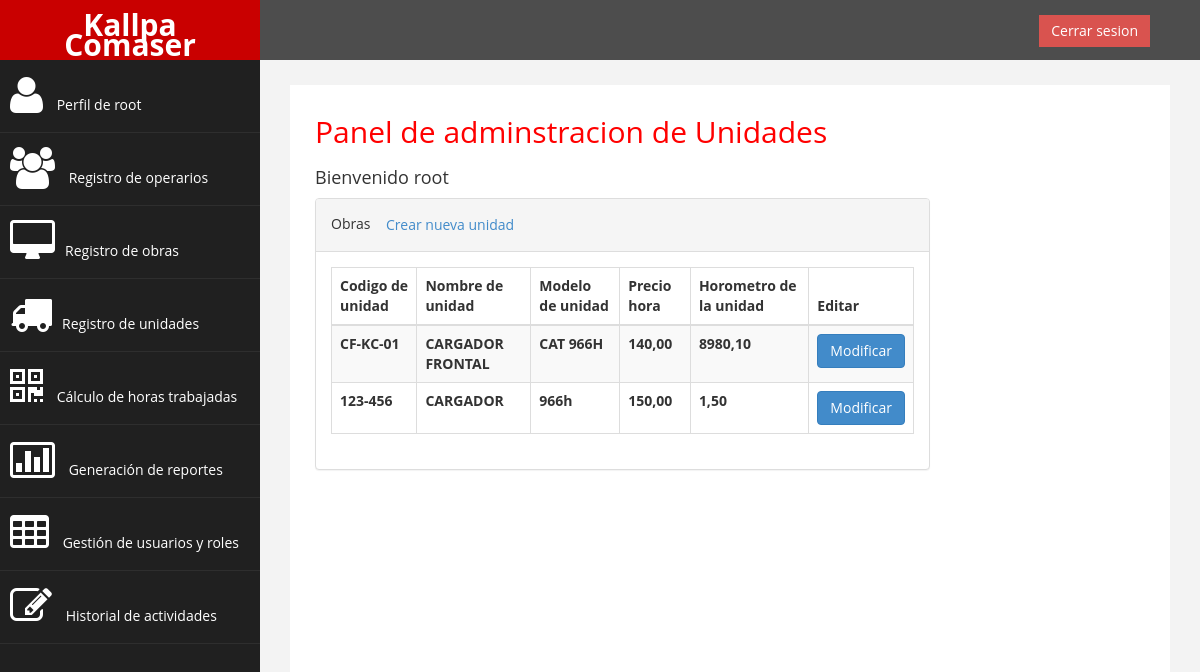
Screenshot of /listar_unidades/ (signed in) with the database file from the repository.
### sistemaLogeo/models.py (models this page shows, shortened)
class UNIDAD(models.Model):
    CodUni = models.CharField(max_length=60, primary_key=True)
    NomUni = models.CharField(max_length=60)
    ModUni = models.CharField(max_length=60)
    PreHor = models.DecimalField(max_digits=10, decimal_places=2)
    HorUni = models.DecimalField(max_digits=10, decimal_places=2)

### sistemaLogeo/views.py (the view)
# urls.py: path('listar_unidades/', listar_unidades, name='listar_unidades'),
@login_required
@user_passes_test(permisoElevados, login_url='/')
def listar_unidades(request):
    unidades = UNIDAD.objects.all()
    return render(request, 'unidades/listar_unidades.html', {'unidades': unidades})

### sistemaLogeo/views.py (called while the page is built)
def permisoElevados(user):
    return user.is_staff or user.is_superuser

### sistemaLogeo/templates/unidades/listar_unidades.html (shortened to what this page needs)
{% extends "base.html" %}
{% block content %}
<div class="col-md-12">
    <h2>Panel de adminstracion de Unidades</h2>
    <h4>Bienvenido {{ user.username }} </h4>
</div>
<div class="col-md-9 col-sm-12 col-xs-12">
    <div class="panel panel-default">
        <div class="panel-heading">
            Obras
            <a href="{% url 'crear_unidad'%}" class="btn square-btn-adjust">Crear nueva unidad</a>
        </div>
        <div class="panel-body">
            <div class="table-responsive">
                <table class="table table-striped table-bordered table-hover">
                    <thead>
                        <tr>
                            <th>Codigo de unidad</th>
                            <th>Nombre de unidad</th>
                            <th>Modelo de unidad</th>
                            <th>Precio hora</th>
                            <th>Horometro de la unidad</th>
                            <th>Editar</th>
                        </tr>
                    </thead>
                    <tbody>
                        {% for unidad in unidades %}
                        <tr>
                            <th>{{ unidad.CodUni }}</th>
                            <th>{{ unidad.NomUni }}</th>
                            <th>{{ unidad.ModUni }}</th>
                            <th>{{ unidad.PreHor }}</th>
                            <th>{{ unidad.HorUni }}</th>
                            <th><a href="{% url 'modificar_unidad' unidad.CodUni %}" class="btn btn-primary">Modificar</a></th>
                        </tr>
                        {% endfor %}
                    </tbody>
                </table>
            </div>
        </div>
    </div>
</div>
{% endblock %}

### sistemaLogeo/templates/base.html (shortened to what this page needs)
{% load static %}
<!DOCTYPE html>
<html lang="es">
<head>
    <link rel="stylesheet" type="text/css" href="{% static 'css/bootstrap.css' %}">
    <link rel="stylesheet" type="text/css" href="{% static 'css/custom.css' %}">
    <link rel="stylesheet" type="text/css" href="{% static 'css/font-awesome.css' %}">
</head>
<body>
    <div id="wrapper">
        <nav class="navbar navbar-default navbar-cls-top " role="navigation" style="margin-bottom: 0">
            <div class="navbar-header">
                <a class="navbar-brand" href="{% url 'index'%}">Kallpa Comaser</a>
            </div>
            <div style="color: white; padding: 15px 50px 5px 50px; float: right; font-size: 16px;">
                {% if user.is_authenticated %}
                <a href="{% url 'logout'%}" class="btn btn-danger square-btn-adjust">Cerrar sesion</a>
                {% else %}
                <a href="{% url 'login'%}" class="btn btn-danger square-btn-adjust">Iniciar sesion</a>
                {% endif %}
            </div>
        </nav>
        <nav class="navbar-default navbar-side" role="navigation">
            <div class="sidebar-collapse">
                <ul class="nav" id="main-menu">
                    {% if user.is_authenticated %}
                    <li>
                        <a href="{% url 'index'%}"><i class="fa fa-user fa-3x"></i> Perfil de {{ user.username }}</a>
                    </li>
                    {% if user.is_superuser or user.is_staff %}
                    <li>
                        <a href="{% url 'listar_usuarios'%}"><i class="fa fa-users fa-3x"></i> Registro de operarios</a>
                    </li>
                    <li>
                        <a href="{% url 'listar_obras'%}"><i class="fa fa-desktop fa-3x"></i>Registro de obras </a>
                    </li>
                    <li>
                        <a href="{% url 'listar_unidades'%}"><i class="fa fa-truck fa-3x"></i>Registro de unidades </a>
                    </li>
                    <li>
                        <a href="{% url 'index'%}"><i class="fa fa-qrcode fa-3x"></i> Cálculo de horas trabajadas</a>
                    </li>
                    <li>
                        <a href="{% url 'index'%}"><i class="fa fa-bar-chart-o fa-3x"></i> Generación de reportes</a>
                    </li>
                    <li>
                        <a href="{% url 'index'%}"><i class="fa fa-table fa-3x"></i> Gestión de usuarios y roles</a>
                    </li>
                    <li>
                        <a href="{% url 'index'%}"><i class="fa fa-edit fa-3x"></i> Historial de actividades </a>
                    </li>
                    {% endif %}
                    {% endif %}
                </ul>
            </div>
        </nav>
        <div id="page-wrapper">
            <div id="page-inner">
                {% block content %}{% endblock %}
            </div>
        </div>
    </div>
</body>
</html>

### sistemaLogeo/static/css/custom.css (style rules this page uses)
body { font-family: 'Open Sans', sans-serif; }
#wrapper { width: 100%; background: #202020; }
#page-wrapper { padding: 15px 15px; min-height: 600px; background: #F3F3F3; }
#page-inner { width: 100%; margin: 10px 20px 10px 0px; background-color: #fff !important; padding: 10px; min-height: 1200px; }
h2 { color: #f00; }
h4 { padding-top: 10px; }
.square-btn-adjust { border: 0px solid transparent; -webkit-border-radius: 0px; -moz-border-radius: 0px; border-radius: 0px; }
.navbar-cls-top .navbar-brand { color: #fff; background: #C90000; width: 260px; text-align: center; height: 60px; font-size: 30px; font-weight: 700; }
.sidebar-collapse, .sidebar-collapse .nav { background: none; }
.sidebar-collapse .nav { padding: 0; }
.sidebar-collapse .nav>li>a { color: #fff; background: #202020; text-shadow: none; }
.sidebar-collapse>.nav>li>a { padding: 15px 10px; }
.sidebar-collapse>.nav>li { border-bottom: 1px solid rgba(107, 108, 109, 0.19); }
.navbar-side { border: none; background-color: #202020; }
.navbar-cls-top { background: #4D4D4D; border-bottom: none; }
.navbar-default { border: 0px solid black; }
.navbar-header { background: #A70303; }
.nav>li>a>i { margin-right: 10px; }
@media (min-width:768px) { #page-wrapper { margin: 0 0 0 260px; padding: 15px 30px; min-height: 1200px; } }
@media (min-width:768px) { .navbar-side { z-index: 1; position: absolute; width: 260px; } }
@media (min-width:768px) { .navbar { border-radius: 0px; } }

### rows the page displays
UNIDAD: CodUni "CF-KC-01", NomUni "CARGADOR FRONTAL", ModUni "CAT 966H", PreHor "140,00", HorUni "8980,10"
UNIDAD: CodUni "123-456", NomUni "CARGADOR", ModUni "966h", PreHor "150,00", HorUni "1,50"

### other values shown
{{ user.username }} "root"
